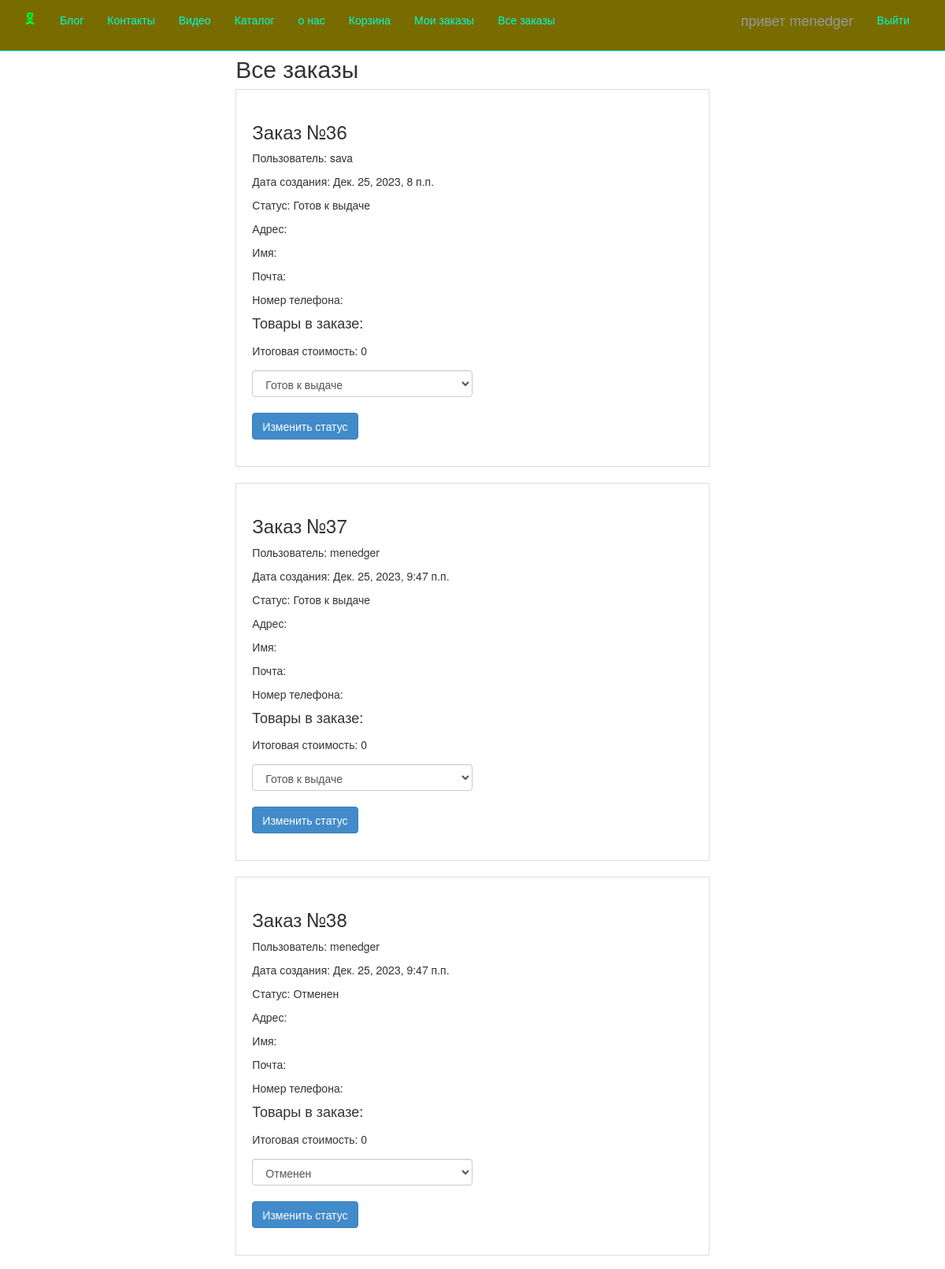
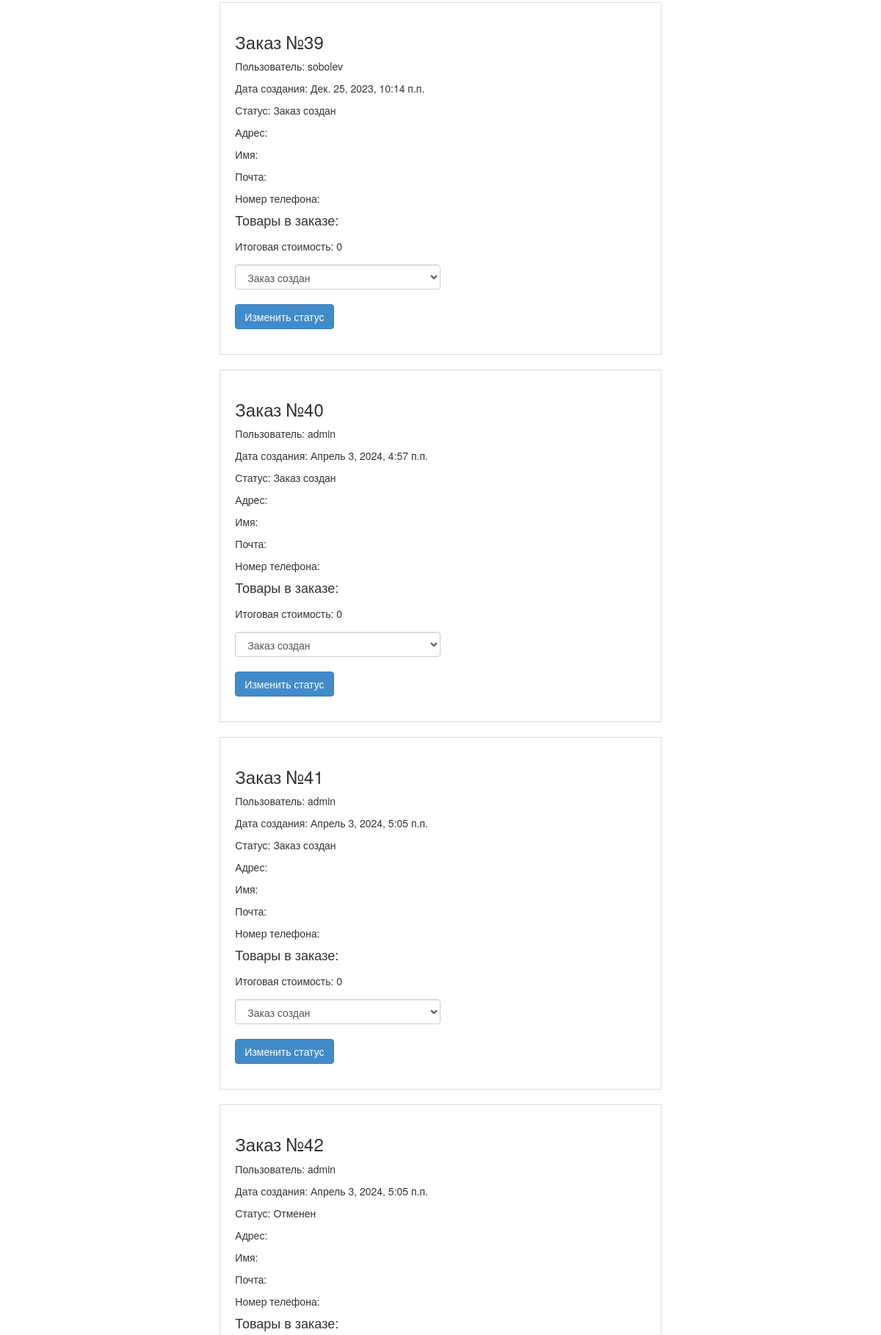
Screenshot of /all_orders/ (signed in, upper part) with the database file from the repository (2 pictures, top to bottom).
### app/models.py (models this page shows, shortened)
class Order(models.Model):
    user = models.ForeignKey(User, on_delete=models.CASCADE)
    created_at = models.DateTimeField(auto_now_add=True)
    items = models.ManyToManyField('Product', through='OrderItem')
    id = models.BigAutoField(primary_key=True)
    STATUS_CHOICES = (
        ('created', 'Заказ создан'),
        ('ready', 'Готов к выдаче'),
        ('canceled', 'Отменен'),
    )
    status = models.CharField(max_length=10, choices=STATUS_CHOICES, default='created')
    address = models.CharField(max_length=255, default='')
    name = models.CharField(max_length=255, default='')
    email = models.EmailField(default='')
    phone_number = models.CharField(max_length=20, default='')

### app/views.py (the view)
# urls.py: path('all_orders/', views.all_orders, name='all_orders'),
@login_required
@user_passes_test(is_manager_or_admin)
def all_orders(request):
    orders = Order.objects.all()
    for order in orders:
        total_price = 0
        for item in order.orderitem_set.all():
            if item.product.discount is not None and item.product.discount > 0:
                item.discounted_price = item.product.price * (1 - item.product.discount / 100)
                total_price += item.quantity * item.discounted_price
            else:
                total_price += item.quantity * item.product.price
        order.total_price = total_price  # Сохраняем общую стоимость заказа
    return render(request, 'app/all_orders.html', {'orders': orders})

### app/views.py (called while the page is built)
def is_manager_or_admin(user):
    return user.groups.filter(name__in=['menedger', 'admin']).exists()

### app/templates/app/all_orders.html (shortened to what this page needs)
﻿{% extends "app/layout.html" %}
{% block content %}
<h2>Все заказы</h2>
    {% if orders %}
            {% for order in orders %}
<div class="order">
    <h3>Заказ №{{ order.id }}</h3>
    <div class="order-info">
        <p>Пользователь: {{ order.user.username }}</p>
        <p>Дата создания: {{ order.created_at }}</p>
        <p>Статус: {{ order.get_status_display }}</p>
        <p>Адрес: {{ order.address }}</p>
        <p>Имя: {{ order.name }}</p>
        <p>Почта: {{ order.email }}</p>
        <p>Номер телефона: {{ order.phone_number }}</p>
    </div>
    <h4>Товары в заказе:</h4>
    <p>
        <div class="order-total">
            Итоговая стоимость: {{ order.total_price }}
        </div>
        <form method="post" action="{% url 'change_order_status' order.id %}">
            <div class="form-group">
                <select name="status" class="form-control">
                    {% for choice in order.STATUS_CHOICES %}
                    <option value="{{ choice.0 }}" {% if choice.0 == order.status %}selected{% endif %}>
                        {{ choice.1 }}
                    </option>
                    {% endfor %}
                </select>
            </div>
            <button type="submit" class="btn btn-primary">Изменить статус</button>
        </form>
</div>
            {% endfor %}
    {% else %}
<p>Пока нет заказов.</p>
    {% endif %}
{% endblock %}

### app/templates/app/loginpartial.html (shortened to what this page needs)
{% if user.is_authenticated %}
<form id="logoutForm" action="/logout/" method="post" class="navbar-right">
    <ul class="nav navbar-nav navbar-right">
        <li><span class="navbar-brand">привет {{ user.username }}</span></li>
        <li><a href="javascript:document.getElementById('logoutForm').submit()">Выйти</a></li>
    </ul>
</form>
{% else %}
<ul class="nav navbar-nav navbar-right">
    <li><a href="{% url 'login' %}">Авторизация</a></li>
</ul>
{% endif %}

### app/static/app/content/site.css (style rules this page uses)
body { padding-top: 30px; padding-bottom: 20px; }
input, select, textarea { max-width: 280px; }

### app/static/app/content/custom_orders.css (style rules this page uses)
.order { border: 1px solid #ddd; padding: 20px; margin-bottom: 20px; }
.order-info, .order-items, .order-total { margin-bottom: 15px; }
.form-group { margin-bottom: 10px; }

### app/static/app/content/styles.css (style rules this page uses)
html, body { height: 100%; margin: 0; }
body { display: flex; flex-direction: column; }
.form-group { margin-bottom: 20px; }
.order-info { margin-bottom: 10px; }

### rows the page displays
Order: id "36", user.username "sava", created_at "Дек. 25, 2023, 8 п.п.", status "Готов к выдаче", total_price "0"
Order: id "37", user.username "menedger", created_at "Дек. 25, 2023, 9:47 п.п.", status "Готов к выдаче", total_price "0"
Order: id "38", user.username "menedger", created_at "Дек. 25, 2023, 9:47 п.п.", status "Отменен", total_price "0"
Order: id "39", user.username "sobolev", created_at "Дек. 25, 2023, 10:14 п.п.", status "Заказ создан", total_price "0"
Order: id "40", user.username "admin", created_at "Апрель 3, 2024, 4:57 п.п.", status "Заказ создан", total_price "0"
Order: id "41", user.username "admin", created_at "Апрель 3, 2024, 5:05 п.п.", status "Заказ создан", total_price "0"
Order: id "42", user.username "admin", created_at "Апрель 3, 2024, 5:05 п.п.", status "Отменен"

### other values shown
{{ user.username }} "menedger"
